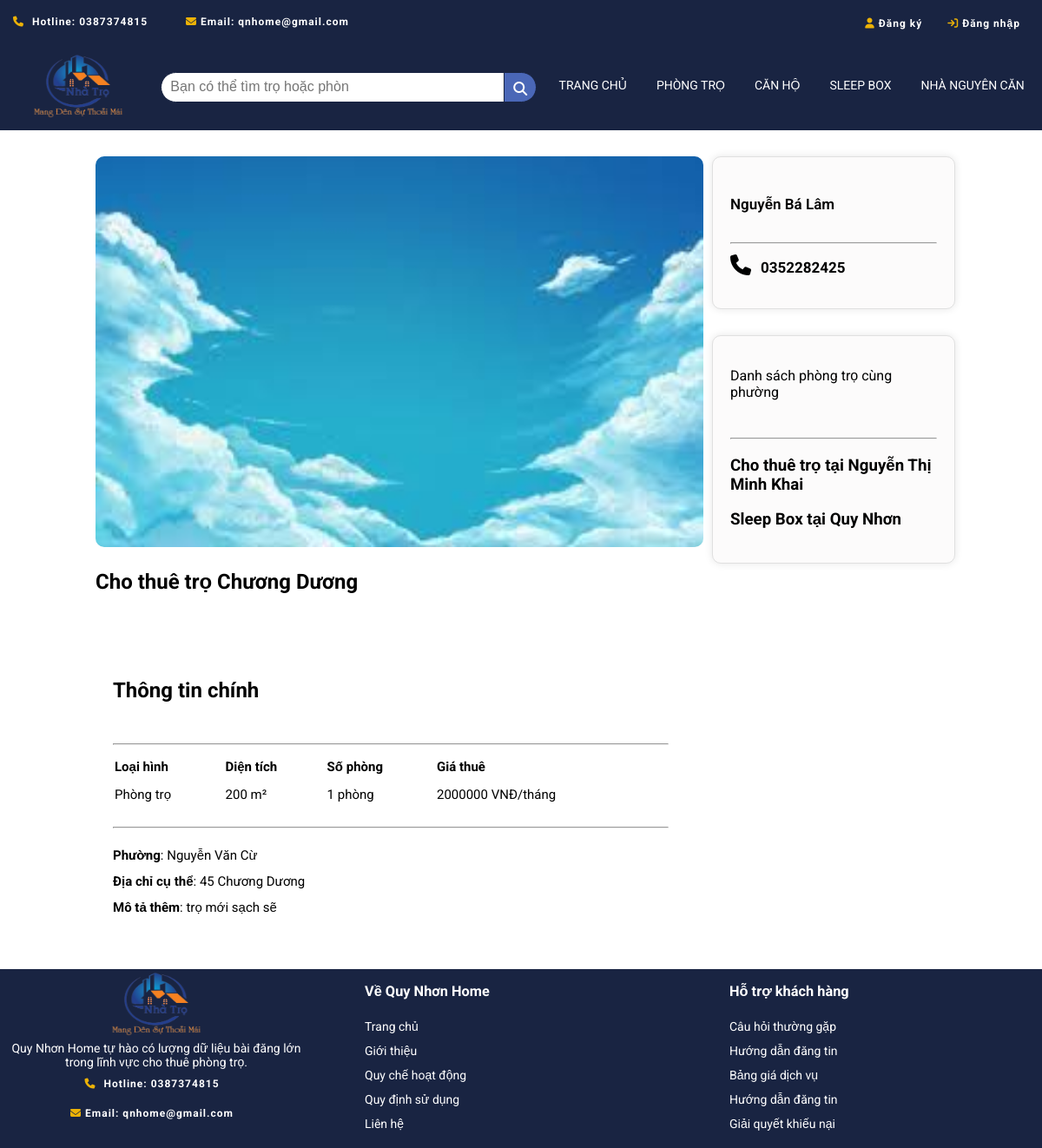
Screenshot of /trangphongchitiet.php?id=5 with the database file from the repository.
### tables this page shows
CREATE TABLE IF NOT EXISTS `phongtro` (
  `Id_PhongTro` int(11) NOT NULL AUTO_INCREMENT,
  `TieuDe` text DEFAULT NULL,
  `LoaiHinhChoThue` text DEFAULT NULL,
  `HinhAnh` text DEFAULT NULL,
  `DiaChiCuThe` text DEFAULT NULL,
  `Phuong` text DEFAULT NULL,
  `Gia` int(11) DEFAULT NULL,
  `DienTich` int(11) DEFAULT NULL,
  `SoPhong` int(11) DEFAULT NULL,
  `MoTa` text DEFAULT NULL,
  `Id_DanhMuc` int(11) DEFAULT NULL,
  `Id_User` int(11) DEFAULT NULL,
  `status` enum('pending','approved','rejected') NOT NULL,
  `full_text_search_column` text GENERATED ALWAYS AS (concat_ws(' ',`TieuDe`,`Phuong`,`Gia`,`SoPhong`,`DienTich`,`MoTa`)) STORED,
  `ThoiGianDang` datetime DEFAULT NULL,
  PRIMARY KEY (`Id_PhongTro`),
  KEY `Id_DanhMuc` (`Id_DanhMuc`),
  KEY `Id_User` (`Id_User`)
);

CREATE TABLE IF NOT EXISTS `users` (
  `Id_User` int(11) NOT NULL AUTO_INCREMENT,
  `Ho` text DEFAULT NULL,
  `Ten` text NOT NULL,
  `Email` text DEFAULT NULL,
  `Sdt` text DEFAULT NULL,
  `MatKhau` text DEFAULT NULL,
  PRIMARY KEY (`Id_User`)
);

### trangphongchitiet.php (the view, shortened to what this page needs)
<!DOCTYPE html>
<html lang="en">
<head>
    <link rel="stylesheet" href="/css/trangphongchitiet.css">
    <link rel="stylesheet" href="https://cdnjs.cloudflare.com/ajax/libs/font-awesome/6.4.0/css/all.min.css" />
</head>
<body>
    <?php
    require 'layout/header.php';
    $kn = mysqli_connect("localhost", "root", "", "webtimtro") or die("Không kết nối được");
    mysqli_set_charset($kn, "utf8mb4");
    $id = $_GET['id'];
    $sql = "SELECT * FROM phongtro WHERE Id_PhongTro=$id";
    $result = mysqli_query($kn, $sql);
    $sql_user = "SELECT users.* FROM users
    INNER JOIN phongtro ON users.Id_User = phongtro.Id_User
    WHERE phongtro.Id_PhongTro = $id";
    $result_user = mysqli_query($kn, $sql_user);
    echo "<div class='main'>";
    if (mysqli_num_rows($result) > 0) {
        $row = mysqli_fetch_assoc($result);
        $phuong = $row['Phuong'];
        $sql_cungphuong = "SELECT * FROM phongtro WHERE Phuong='$phuong' AND Id_PhongTro != $id";
        $result_cungphuong = mysqli_query($kn, $sql_cungphuong);
        echo "<div class='left-section'>
            <div class='picture'>
                <img src='/process/{$row['HinhAnh']}' alt='Hình ảnh phòng trọ'>
                <h1>{$row['TieuDe']}</h1>
                <br>
            </div>
            <div class='room-info'>
                <h2>Thông tin chính</h2><br>
                <hr>
                <table>
                    <tr>
                        <td><b>Loại hình</b></td>
                        <td><b>Diện tích</b></td>
                        <td><b>Số phòng</b></td>
                        <td><b>Giá thuê</b></td>
                    </tr>
                    <tr>
                        <td>{$row['LoaiHinhChoThue']}</td>
                        <td>{$row['DienTich']} m²</td>
                        <td>{$row['SoPhong']} phòng</td>
                        <td>{$row['Gia']} VNĐ/tháng</td>
                    </tr>
                </table>
                <hr>
                <ul>
                    <li><b>Phường</b>: {$row['Phuong']}</li>
                    <li><b>Địa chỉ cụ thể</b>: {$row['DiaChiCuThe']}</li>
                    <li><b>Mô tả thêm</b>: {$row['MoTa']}</li>
                </ul>
            </div>
            <div class='map-container'>
                <div id='map' style='height: 0px;'></div>
            </div>
        </div>";
    }
    if (mysqli_num_rows($result_user) > 0) {
        $row_user = mysqli_fetch_assoc($result_user);
        echo "<div class='right-section'>
            <div class='info-container'>
                <div class='thongtinlienhe'>
                    <div class='hoten'>
                        <p>{$row_user['Ho']} {$row_user['Ten']}</p>
                    </div>
                    <hr>
                    <div class='sdt'>
                        <i class='fa fa-phone' aria-hidden='true' class='icon'></i>
                        <a href='tel:+{$row_user['Sdt']}'>{$row_user['Sdt']}</a>
                    </div>
                </div>";
        if (mysqli_num_rows($result_cungphuong) > 0) {
            echo "<div class='danhsach'>
                <p>Danh sách phòng trọ cùng phường</p><br><hr>";
            while ($row_cungphuong = mysqli_fetch_assoc($result_cungphuong)) {
                echo "<div class='phongcungphuong'>
                    <h3><a href='/trangphongchitiet.php?id={$row_cungphuong['Id_PhongTro']}'>{$row_cungphuong['TieuDe']}</a></h3>
                  </div>";
            }
            echo "</div>";
        } else {
            echo "<br><p>Không có phòng trọ nào cùng phường.</p>";
        }
        echo "</div>";
        echo "</div>";
    }
    echo "</div>";
    require 'layout/footer.php';
    ?>
</body>
</html>

### css/trangphongchitiet.css (style rules this page uses)
body { font-family: 'Roboto', sans-serif; margin: 0; padding: 0; }
.main { display: flex; justify-content: space-between; align-items: flex-start; margin: 0 100px; margin-top: 30px; }
.left-section { width: 68%; padding-left: 10px; }
.right-section { width: 28%; }
.picture img { width: 100%; height: auto; border-radius: 10px; width: 700px; height: 450px; }
.picture h1 { margin-top: 20px; font-size: 24px; line-height: 32px; }
.picture, .room-info, .map-container { margin-bottom: 20px; }
.room-info table { width: 100%; margin-bottom: 20px; }
.room-info { padding: 20px; }
.room-info h2 { font-size: 1.5em; }
.room-info table, .room-info ul { list-style: none; padding: 0; }
.room-info table td, .room-info ul li { padding: 5px 0; font-size: 15px; line-height: 20px; }
.thongtinlienhe { padding: 20px; }
.thongtinlienhe hr { margin: 10px 0; }
.thongtinlienhe .hoten, .thongtinlienhe .sdt { margin-bottom: 10px; }
.thongtinlienhe, .danhsach { border-radius: 10px; box-shadow: 0 0 10px rgba(0, 0, 0, 0.1); overflow-y: auto; height: fit-content; max-height: 100%; }
.thongtinlienhe a, .danhsach a { color: black; font-weight: bold; text-decoration: none; }
.thongtinlienhe, .danhsach { background-color: #fcfbfb; padding: 20px; border: 1px solid #e0e0e0; justify-content: center; }
.danhsach { margin-top: 30px; }
.thongtinlienhe div { margin-bottom: 10px; }
.thongtinlienhe p, .thongtinlienhe a { color: black; line-height: 2; font-size: 17px; }
.thongtinlienhe .hoten { font-weight: 600; }
.thongtinlienhe .sdt { font-weight: 700; font-size: 1.5rem; width: 60%; }
.fa-phone { margin-right: 5px; }
.hoten { display: flex; }
.sdt { border-radius: 5px; }

### css/header.css (style rules this page uses)
body { font-family: 'Roboto', sans-serif; margin: 0; padding: 0; }

### rows the page displays
phongtro: HinhAnh (picture), TieuDe "Cho thuê trọ Chương Dương", LoaiHinhChoThue "Phòng trọ", DienTich "200", SoPhong "1", Gia "2000000", Phuong "Nguyễn Văn Cừ", DiaChiCuThe "45 Chương Dương", MoTa "trọ mới sạch sẽ"
users: Ho "Nguyễn Bá", Ten "Lâm", Sdt "0352282425"
phongtro: TieuDe "Cho thuê trọ tại Nguyễn Thị Minh Khai"
phongtro: TieuDe "Sleep Box tại Quy Nhơn"
